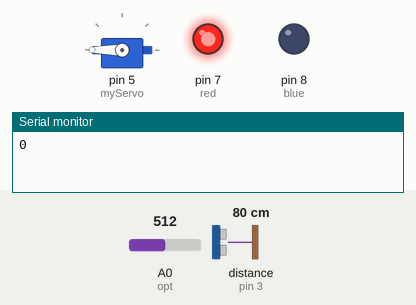
A sketch run on a simulated Arduino Uno, built with avr-gcc and run on an emulated ATmega328P. On the bench: servo, output pins drawn as LEDs (lit = HIGH), the last lines printed to the serial monitor. Wiring (inferred from the names in the program): range finder with pulse-width output: data pin 3. The inputs (shaded band) are chosen by the test bench; at power-on: distance to the obstacle (sensor on pin 3) 80 cm, A0 (opt) = 512. The echo pulse lasts 58.3 µs per cm.

Above: at 1.2 s.
1.3 s: distance to the obstacle (sensor on pin 3) set to 27 cm
4.1 s: distance to the obstacle (sensor on pin 3) set to 23 cm
At 6.1 s:
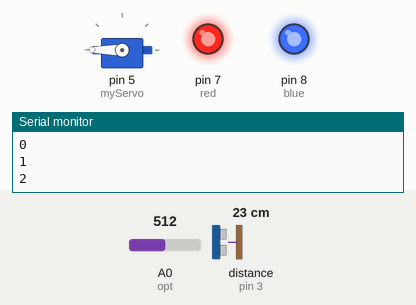
6.4 s: A0 (opt) set to 285
8.0 s: A0 (opt) set to 248
At 11.0 s:
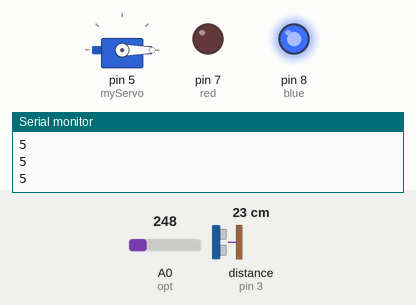
11.3 s: distance to the obstacle (sensor on pin 3) set to 35 cm
At 12.5 s:
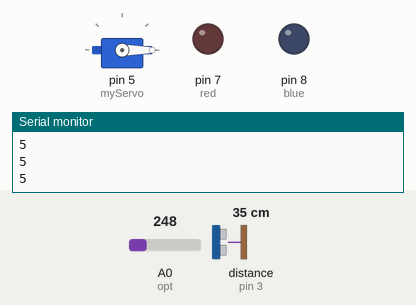
13.2 s: A0 (opt) set to 276
At 14.5 s:
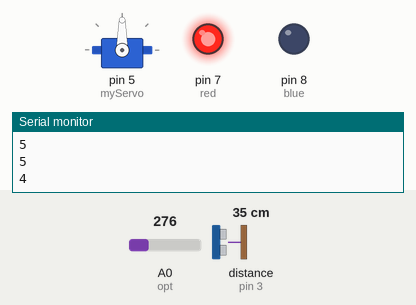
Timing chart, 0 to 16.2 s (numbered marks = the images above; inputs shaded):
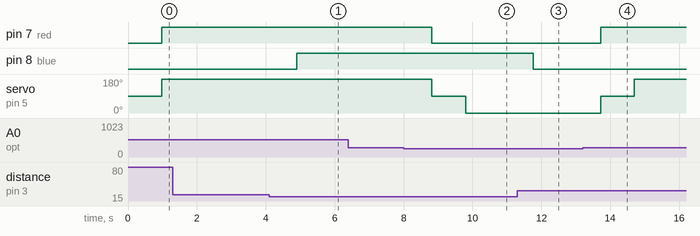

The sketch:

Shopping_Doors.ino
```cpp
#include <Servo.h>
Servo myServo;

int red=7;
int blue=8;
int sonar=3;
int opt=0;
int duration_s=0;
int duration_o=0;
int in=0;
int out=0;
int count=0;


void setup() {
  Serial.begin(9600);
  myServo.attach(5);
  pinMode(red, OUTPUT);
  pinMode(blue, OUTPUT);
  pinMode(sonar, INPUT);
  pinMode(opt, INPUT);
}

void loop() {
  float sonarAverage=0.0;
  int i;
  for (i=0;i<20;i++){
    sonarAverage+=pulseIn(sonar,HIGH);
  }
  sonarAverage/=20;
  duration_s=sonarAverage;
  duration_s= (duration_s/147)*2,54;
  //Serial.println(duration_s);
  if(duration_s<20){
    digitalWrite(blue, HIGH);
    if(in==0){
      out=1;
      myServo.write(0);
    }else{
      myServo.write(90);
      count++;
      in=0;
    }
  }else{
    digitalWrite(blue, LOW);
  }

  duration_o=analogRead(opt);
  if(duration_o>266){
    digitalWrite(red, HIGH);
    if(out==0){
      in=1;
      myServo.write(180);
    }else{
      myServo.write(90);
      count--;
      out=0;
    }
  }else{
    digitalWrite(red, LOW);
  }

  Serial.println(count);
}
```

Measured:
- the behaviour switches between 26 and 25 cm on distance to the obstacle (sensor on pin 3) (found by bisection; images 0 and 1)
- the behaviour switches between 267 and 266 on A0 (opt) (found by bisection; images 1 and 2)
- after the input at 4.1 s, pin 8 (blue): LOW → HIGH after 0.80 s
- after the input at 8.0 s, pin 7 (red): HIGH → LOW after 0.82 s; servo on pin 5 (myServo): 180° → 90° after 0.82 s, → 0° 0.98 s later
- after the input at 11.3 s, pin 8 (blue): HIGH → LOW after 0.46 s
- after the input at 13.2 s, pin 7 (red): LOW → HIGH after 0.52 s; servo on pin 5 (myServo): 0° → 90° after 0.52 s, → 180° 0.98 s later
